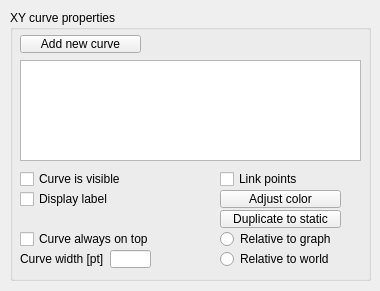
<?xml version="1.0" encoding="UTF-8"?>
<ui version="4.0">
 <class>CQDlg2D3DGraphProperties</class>
 <widget class="QDialog" name="CQDlg2D3DGraphProperties">
  <property name="geometry">
   <rect>
    <x>0</x>
    <y>0</y>
    <width>380</width>
    <height>291</height>
   </rect>
  </property>
  <property name="windowTitle">
   <string>Dialog</string>
  </property>
  <property name="locale">
   <locale language="English" country="UnitedStates"/>
  </property>
  <widget class="QGroupBox" name="qqGroupBox">
   <property name="geometry">
    <rect>
     <x>10</x>
     <y>10</y>
     <width>361</width>
     <height>271</height>
    </rect>
   </property>
   <property name="title">
    <string>XY curve properties</string>
   </property>
   <property name="flat">
    <bool>false</bool>
   </property>
   <widget class="QToolButton" name="qqAddNewCurve">
    <property name="geometry">
     <rect>
      <x>10</x>
      <y>25</y>
      <width>121</width>
      <height>18</height>
     </rect>
    </property>
    <property name="focusPolicy">
     <enum>Qt::StrongFocus</enum>
    </property>
    <property name="text">
     <string>Add new curve</string>
    </property>
   </widget>
   <widget class="QListWidget" name="qqList">
    <property name="geometry">
     <rect>
      <x>10</x>
      <y>50</y>
      <width>341</width>
      <height>101</height>
     </rect>
    </property>
   </widget>
   <widget class="QCheckBox" name="qqVisible">
    <property name="geometry">
     <rect>
      <x>10</x>
      <y>160</y>
      <width>131</width>
      <height>18</height>
     </rect>
    </property>
    <property name="focusPolicy">
     <enum>Qt::StrongFocus</enum>
    </property>
    <property name="text">
     <string>Curve is visible</string>
    </property>
   </widget>
   <widget class="QCheckBox" name="qqLinkPoints">
    <property name="geometry">
     <rect>
      <x>210</x>
      <y>160</y>
      <width>131</width>
      <height>18</height>
     </rect>
    </property>
    <property name="focusPolicy">
     <enum>Qt::StrongFocus</enum>
    </property>
    <property name="text">
     <string>Link points</string>
    </property>
   </widget>
   <widget class="QCheckBox" name="qqDisplayLabel">
    <property name="geometry">
     <rect>
      <x>10</x>
      <y>180</y>
      <width>131</width>
      <height>18</height>
     </rect>
    </property>
    <property name="focusPolicy">
     <enum>Qt::StrongFocus</enum>
    </property>
    <property name="text">
     <string>Display label</string>
    </property>
   </widget>
   <widget class="QToolButton" name="qqAdjustColor">
    <property name="geometry">
     <rect>
      <x>210</x>
      <y>180</y>
      <width>121</width>
      <height>18</height>
     </rect>
    </property>
    <property name="focusPolicy">
     <enum>Qt::StrongFocus</enum>
    </property>
    <property name="text">
     <string>Adjust color</string>
    </property>
   </widget>
   <widget class="QToolButton" name="qqDuplicate">
    <property name="geometry">
     <rect>
      <x>210</x>
      <y>200</y>
      <width>121</width>
      <height>18</height>
     </rect>
    </property>
    <property name="focusPolicy">
     <enum>Qt::StrongFocus</enum>
    </property>
    <property name="text">
     <string>Duplicate to static</string>
    </property>
   </widget>
   <widget class="QLabel" name="qqWidthLabel">
    <property name="geometry">
     <rect>
      <x>10</x>
      <y>240</y>
      <width>91</width>
      <height>18</height>
     </rect>
    </property>
    <property name="text">
     <string>Curve width [pt]</string>
    </property>
   </widget>
   <widget class="QLineEdit" name="qqWidth">
    <property name="geometry">
     <rect>
      <x>100</x>
      <y>240</y>
      <width>41</width>
      <height>18</height>
     </rect>
    </property>
   </widget>
   <widget class="QRadioButton" name="qqRelativeToGraph">
    <property name="geometry">
     <rect>
      <x>210</x>
      <y>220</y>
      <width>141</width>
      <height>18</height>
     </rect>
    </property>
    <property name="focusPolicy">
     <enum>Qt::StrongFocus</enum>
    </property>
    <property name="text">
     <string>Relative to graph</string>
    </property>
    <property name="autoExclusive">
     <bool>false</bool>
    </property>
   </widget>
   <widget class="QRadioButton" name="qqRelativeToWorld">
    <property name="geometry">
     <rect>
      <x>210</x>
      <y>240</y>
      <width>141</width>
      <height>18</height>
     </rect>
    </property>
    <property name="focusPolicy">
     <enum>Qt::StrongFocus</enum>
    </property>
    <property name="text">
     <string>Relative to world</string>
    </property>
    <property name="autoExclusive">
     <bool>false</bool>
    </property>
   </widget>
   <widget class="QCheckBox" name="qqAlwaysOnTop">
    <property name="geometry">
     <rect>
      <x>10</x>
      <y>220</y>
      <width>161</width>
      <height>18</height>
     </rect>
    </property>
    <property name="focusPolicy">
     <enum>Qt::StrongFocus</enum>
    </property>
    <property name="text">
     <string>Curve always on top</string>
    </property>
   </widget>
  </widget>
 </widget>
 <tabstops>
  <tabstop>qqAddNewCurve</tabstop>
  <tabstop>qqList</tabstop>
  <tabstop>qqVisible</tabstop>
  <tabstop>qqLinkPoints</tabstop>
  <tabstop>qqDisplayLabel</tabstop>
  <tabstop>qqAdjustColor</tabstop>
  <tabstop>qqDuplicate</tabstop>
  <tabstop>qqAlwaysOnTop</tabstop>
  <tabstop>qqRelativeToGraph</tabstop>
  <tabstop>qqWidth</tabstop>
  <tabstop>qqRelativeToWorld</tabstop>
 </tabstops>
 <resources/>
 <connections/>
</ui>
